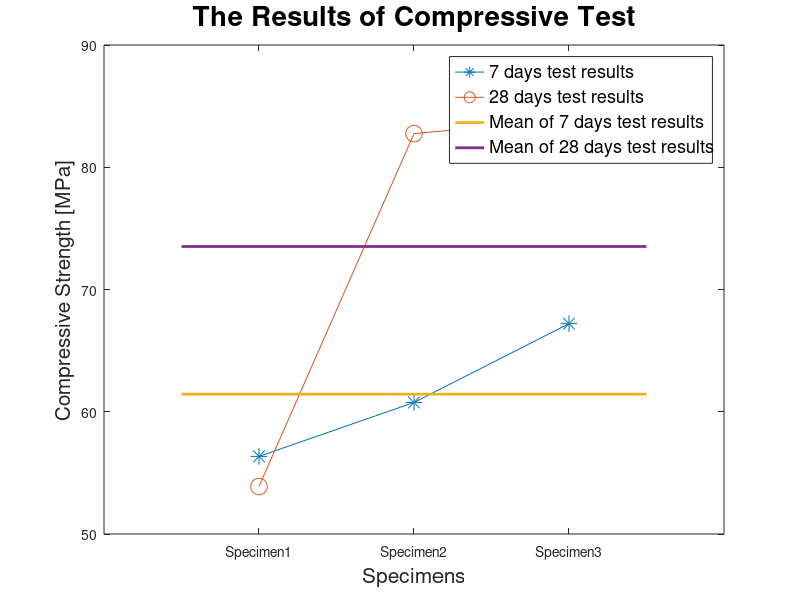

This figure's MATLAB source:
clc;
clear all;
close all;

test7 = [110640,119300,131960];
test28 = [105810,162480,164770];

result7 = test7/(25*25*pi)
result28 = test28/(25*25*pi)

Mean7 = mean(result7)
mean7 = [Mean7,Mean7,Mean7,Mean7,Mean7];
Mean28 = mean(result28)
mean28 = [Mean28,Mean28,Mean28,Mean28,Mean28];
deviation7 = std(result7)
deviation28 = std(result28)

Samp = [1,2,3];
Samp2 = [0.5,1,2,3,3.5];
figure
F_SIZE = 10;
plot(Samp, result7,'*-','MarkerSize',12)
hold on 
plot(Samp, result28,'o-','MarkerSize',12)
hold on
plot(Samp2,mean7,'Linewidth',2)
hold on
plot(Samp2,mean28,'Linewidth',2)
axis([0,4,50,90])
ylabel('Compressive Strength [MPa]','fontsize',15)
xlabel('Specimens','fontsize',15)
legend({'7 days test results','28 days test results','Mean of 7 days test results','Mean of 28 days test results'},'FontSize',13)
xticks([1 2 3])
xticklabels({'Specimen1','Specimen2','Specimen3'})
title('The Results of Compressive Test','fontsize',F_SIZE+10)

